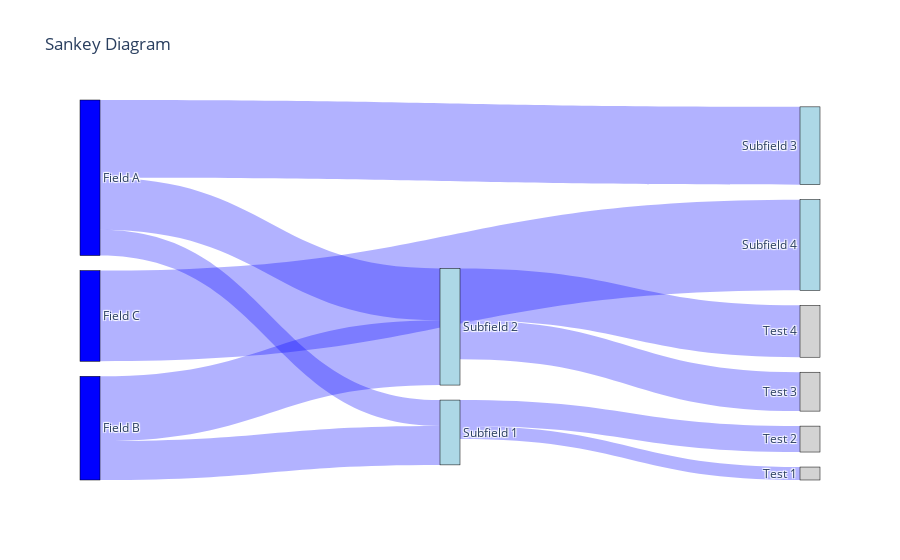

This figure's notebook cell:
### Code cell
import plotly.graph_objects as go

# Define the data
fields = ['Field A', 'Field B', 'Field C']
subfields = ['Subfield 1', 'Subfield 2', 'Subfield 3', 'Subfield 4']
test_names = ['Test 1', 'Test 2', 'Test 3', 'Test 4', 'Test 5']

# Define the link flows
link_sources = [0, 0, 0, 1, 1, 2, 3, 3, 4, 4]  # Indices of fields, subfields, and test_names
link_targets = [3, 4, 5, 3, 4, 6, 7, 8, 9, 10]  # Indices of subfields and test_names
link_values = [10, 20, 30, 15, 25, 35, 5, 10, 15, 20]  # Amounts of tests and test scores

# Create the Sankey trace
trace = go.Sankey(
    node=dict(
        pad=15,
        thickness=20,
        line=dict(color='black', width=0.5),
        label=fields + subfields + test_names,
        color=['blue'] * len(fields) + ['lightblue'] * len(subfields) + ['lightgray'] * len(test_names)
    ),
    link=dict(
        source=link_sources,
        target=link_targets,
        value=link_values,
        color='rgba(0, 0, 255, 0.3)'
    )
)

# Create the layout
layout = go.Layout(
    title='Sankey Diagram',
    font=dict(size=12)
)

# Create the figure
fig = go.Figure(data=[trace], layout=layout)

# Display the figure
fig.show()

### Figure 1 — Plotly figure (JSON) as saved in the notebook; plotly's stock layout.template omitted (floating-point values rounded to 4 significant figures)
{"data": [{"link": {"color": "rgba(0, 0, 255, 0.3)", "source": [0, 0, 0, 1, 1, 2, 3, 3, 4, 4], "target": [3, 4, 5, 3, 4, 6, 7, 8, 9, 10], "value": [10, 20, 30, 15, 25, 35, 5, 10, 15, 20]}, "node": {"color": ["blue", "blue", "blue", "lightblue", "lightblue", "lightblue", "lightblue", "lightgray", "lightgray", "lightgray", "lightgray", "lightgray"], "label": ["Field A", "Field B", "Field C", "Subfield 1", "Subfield 2", "Subfield 3", "Subfield 4", "Test 1", "Test 2", "Test 3", "Test 4", "Test 5"], "line": {"color": "black", "width": 0.5}, "pad": 15, "thickness": 20}, "type": "sankey"}], "layout": {"font": {"size": 12}, "title": {"text": "Sankey Diagram"}}}
